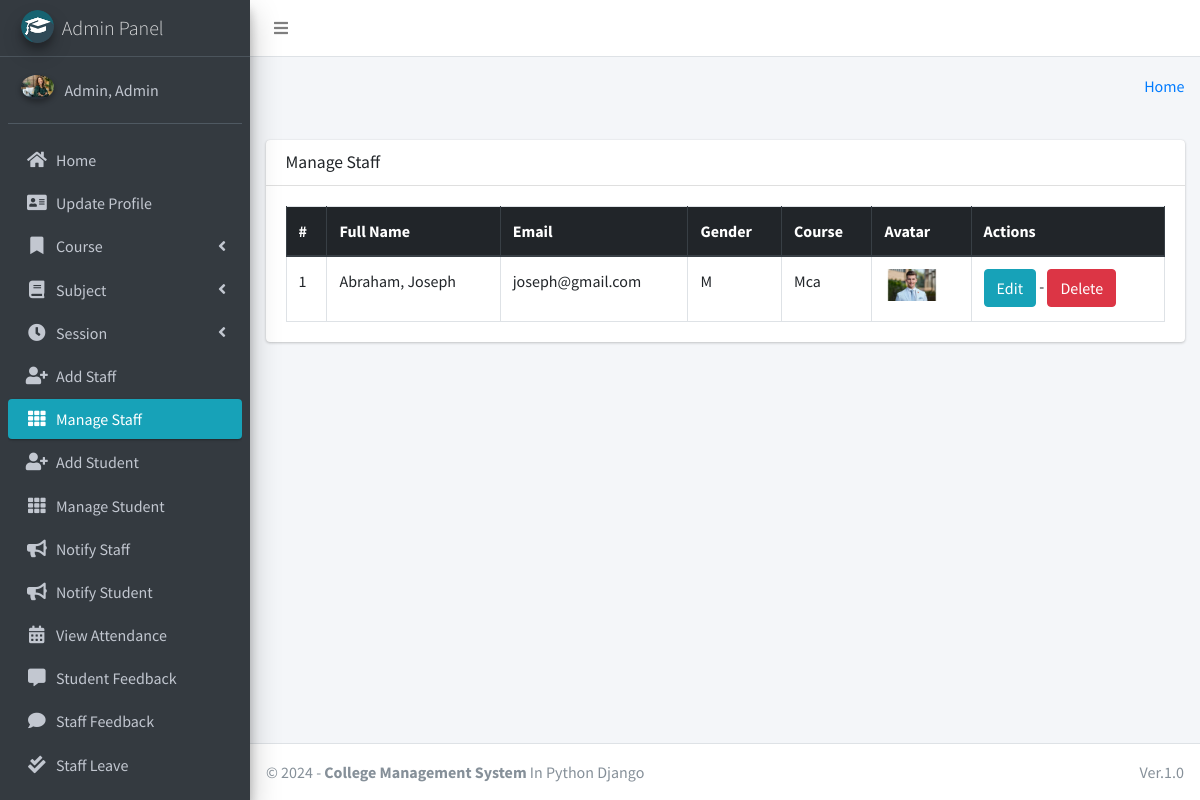
Page /staff/manage/ (signed in) on the committed database.
### main_app/models.py (models this page shows, shortened)
class CustomUser(AbstractUser):
    USER_TYPE = ((1, "HOD"), (2, "Staff"), (3, "Student"))
    GENDER = [("M", "Male"), ("F", "Female")]
    username = None  # Removed username, using email instead
    email = models.EmailField(unique=True)
    user_type = models.CharField(default=1, choices=USER_TYPE, max_length=1)
    gender = models.CharField(max_length=1, choices=GENDER)
    profile_pic = models.ImageField()
    address = models.TextField()
    fcm_token = models.TextField(default="")  # For firebase notifications
    created_at = models.DateTimeField(auto_now_add=True)
    updated_at = models.DateTimeField(auto_now=True)
    USERNAME_FIELD = "email"
    REQUIRED_FIELDS = []
    objects = CustomUserManager()
    def __str__(self):
        return self.last_name + ", " + self.first_name

class Staff(models.Model):
    course = models.ForeignKey(Course, on_delete=models.DO_NOTHING, null=True, blank=False)
    admin = models.OneToOneField(CustomUser, on_delete=models.CASCADE)

class Course(models.Model):
    name = models.CharField(max_length=120)
    created_at = models.DateTimeField(auto_now_add=True)
    updated_at = models.DateTimeField(auto_now=True)

### main_app/hod_views.py (the view)
# urls.py: path("staff/manage/", hod_views.manage_staff, name='manage_staff'),
def manage_staff(request):
    allStaff = CustomUser.objects.filter(user_type=2)
    context = {
        'allStaff': allStaff,
        'page_title': 'Manage Staff'
    }
    return render(request, "hod_template/manage_staff.html", context)

### main_app/templates/hod_template/manage_staff.html (shortened to what this page needs)
{% extends 'main_app/base.html' %}
{% load static %}
{% block content %}
<section class="content">
    <div class="container-fluid">
        <div class="row">
            <div class="col-md-12">
                <div class="card">
                    <div class="card-header">
                        <h3 class="card-title">{{page_title}}</h3>
                    </div>
                    <div class="card-body">
                        <table id="example2" class="table table-bordered table-hover">
                            <thead class="thead-dark">
                                <tr>
                                    <th>#</th>
                                    <th>Full Name</th>
                                    <th>Email</th>
                                    <th>Gender</th>
                                    <th>Course</th>
                                    <th>Avatar</th>
                                    <th>Actions</th>
                                </tr>
                            </thead>
                            <tbody>
                                {% for staff in allStaff %}
                                <tr>
                                    <td>{{ forloop.counter }}</td>
                                    <td>{{staff.last_name}}, {{staff.first_name}}</td>
                                    <td>{{staff.email}}</td>
                                    <td>{{staff.gender}}</td>
                                    <td>{{staff.staff.course.name}}</td>
                                    <td>
                                        {% if staff.profile_pic == ""  %}
                                        No Image
                                        {% else %}
                                        <img class="img img-fluid mb-2" height="56" width="56"
                                            src="{{staff.profile_pic}}" alt="">
                                        {% endif %}
                                    </td>
                                    <td>
                                        <a href="{% url 'edit_staff' staff.staff.id %}" class="btn btn-info">Edit</a> -
                                        <a href="{% url 'delete_staff' staff.staff.id %}" class="btn btn-danger" onclick="return confirm('Are you sure about this ?')">Delete</a>
                                    </td>
                                </tr>
                                {% endfor %}
                            </tbody>
                        </table>
                    </div>
                </div>
            </div>
        </div>
    </div>
</section>
{% endblock content %}

### main_app/templates/main_app/sidebar_template.html (shortened to what this page needs)
{% load static %}
<aside class="main-sidebar sidebar-dark-info elevation-4">
    {% if request.user.user_type == '1' %}
    <a href="{% url 'admin_home' %}" class="brand-link">
        <img src="{% static 'dist/img/cmsl.png' %} " alt="AdminLTE Logo"
            class="brand-image img-circle elevation-3" >
        <span class="brand-text font-weight-light">Admin Panel</span>
    </a>
    <div class="sidebar">
        <div class="user-panel mt-3 pb-3 mb-3 d-flex">
            <div class="image">
                <img src="{{ request.user.profile_pic}}" class="img-circle elevation-2" alt="User Image">
            </div>
            <div class="info">
                <a href="#" class="d-block">{{user}}</a>
            </div>
        </div>
        <nav class="mt-2">
            <ul class="nav nav-pills nav-sidebar flex-column" data-widget="treeview" role="menu" data-accordion="false">
                <li class="nav-item">
                    {% url 'admin_home' as admin_home %}
                    <a href="{{admin_home}}" class="nav-link {% if admin_home == request.path %} active {% endif %}">
                        <i class="nav-icon fas fa-home"></i>
                        <p>
                            Home
                        </p>
                    </a>
                </li>
                <li class="nav-item">
                    {% url 'admin_view_profile' as admin_view_profile %}
                    <a href="{{admin_view_profile}}"
                        class="nav-link {% if admin_view_profile == request.path %} active {% endif %}">
                        <i class="nav-icon fas fa-address-card"></i>
                        <p>
                            Update Profile
                        </p>
                    </a>
                </li>
                <li class="nav-item has-treeview">
                    <a href="#" class="nav-link">
                        <i class="nav-icon fas fa-bookmark"></i>
                        <p>
                            Course
                            <i class="fas fa-angle-left right"></i>
                        </p>
                    </a>
                </li>
                <li class="nav-item has-treeview">
                    <a href="#" class="nav-link">
                        <i class="nav-icon fas fa-book"></i>
                        <p>
                            Subject
                            <i class="fas fa-angle-left right"></i>
                        </p>
                    </a>
                </li>
                <li class="nav-item has-treeview">
                    <a href="#" class="nav-link">
                        <i class="nav-icon fas fa-clock"></i>
                        <p>
                            Session
                            <i class="fas fa-angle-left right"></i>
                        </p>
                    </a>
                </li>
                <li class="nav-item">
                    {% url 'add_staff' as add_staff %}
                    <a href="{{add_staff}}" class="nav-link {% if add_staff == request.path %} active {% endif %}">
                        <i class="nav-icon fas fa-user-plus"></i>
                        <p>
                            Add Staff
                        </p>
                    </a>
                </li>
                <li class="nav-item">
                    {% url 'manage_staff' as manage_staff %}
                    {% url 'edit_staff' staff_id as edit_staff %}
                    <a href="{{manage_staff}}"
                        class="nav-link {% if manage_staff == request.path or request.path == edit_staff %} active {% endif %}">
                        <i class="nav-icon fas fa-th"></i>
                        <p>
                            Manage Staff
                        </p>
                    </a>
                </li>
                <li class="nav-item">
                    {% url 'add_student' as add_student%}
                    <a href="{{add_student}}" class="nav-link  {% if add_student == request.path %} active {% endif %}">
                        <i class="nav-icon fas fa-user-plus"></i>
                        <p>
                            Add Student
                        </p>
                    </a>
                </li>
                <li class="nav-item">
                    {% url 'manage_student' as manage_student %}
                    {% url 'edit_student' student_id as edit_student %}
                    <a href="{{manage_student}}"
                        class="nav-link  {% if edit_student == request.path or manage_student == request.path %} active {% endif %}">
                        <i class="nav-icon fas fa-th"></i>
                        <p>
                            Manage Student
                        </p>
                    </a>
                </li>
                <li class="nav-item">
                    {% url 'admin_notify_staff' as admin_notify_staff %}
                    <a href="{{admin_notify_staff}}"
                        class="nav-link {% if admin_notify_staff == request.path %} active {% endif %}">
                        <i class="nav-icon fas fa-bullhorn"></i>
                        <p>
                            Notify Staff
                        </p>
                    </a>
                </li>
                <li class="nav-item">
                    {% url 'admin_notify_student' as admin_notify_student %}
                    <a href="{{admin_notify_student}}"
                        class="nav-link {% if admin_notify_student == request.path %} active {% endif %}">
                        <i class="nav-icon fas fa-bullhorn"></i>
                        <p>
                            Notify Student
                        </p>
                    </a>
                </li>
                <li class="nav-item">
                    {% url 'admin_view_attendance' as admin_view_attendance %}
                <li class="nav-item">
                    <a href="{{admin_view_attendance}}"
                        class="nav-link  {% if admin_view_attendance == request.path %} active {% endif %}">
                        <i class="nav-icon fas fa-calendar-alt"></i>
                        <p>
                            View Attendance
                        </p>
                    </a>
                </li>
                <li class="nav-item">
                    {% url 'student_feedback_message' as student_feedback_message %}
                    <a href="{{ student_feedback_message }}"
                        class="nav-link  {% if student_feedback_message == request.path %} active {% endif %}">
                        <i class="nav-icon fas fa-comment-alt"></i>
                        <p>
                            Student Feedback
                        </p>
                    </a>
                </li>
                <li class="nav-item">
                    {% url 'staff_feedback_message' as staff_feedback_message %}
                    <a href="{{staff_feedback_message}}"
                        class="nav-link   {% if staff_feedback_message == request.path %} active {% endif %}">
                        <i class="nav-icon fas fa-comment"></i>
                        <p>
                            Staff Feedback
                        </p>
                    </a>
                </li>
                <li class="nav-item">
                    {% url 'view_staff_leave' as view_staff_leave %}
                    <a href="{{view_staff_leave}}"
                        class="nav-link  {% if view_staff_leave == request.path %} active {% endif %}">
                        <i class="nav-icon fas fa-check-double"></i>
                        <p>
                            Staff Leave
                        </p>
                    </a>
                </li>
                <li class="nav-item">
                    {% url 'view_student_leave' as view_student_leave %}
                    <a href="{% url 'view_student_leave' %}"
                        class="nav-link  {% if view_student_leave == request.path %} active {% endif %}">
                    </a>
                </li>
                                        {% endif %}
                                    </ul>
                                </nav>
                            </div>
</aside>

### rows in the picture
CustomUser: user.profile_pic (picture), last_name+first_name "Admin, Admin"
CustomUser: last_name "Abraham", first_name "Joseph", email "joseph@gmail.com", gender "M", staff.course.name "Mca", profile_pic (picture)

### other values in the picture
{{ page_title }} "Manage Staff"
